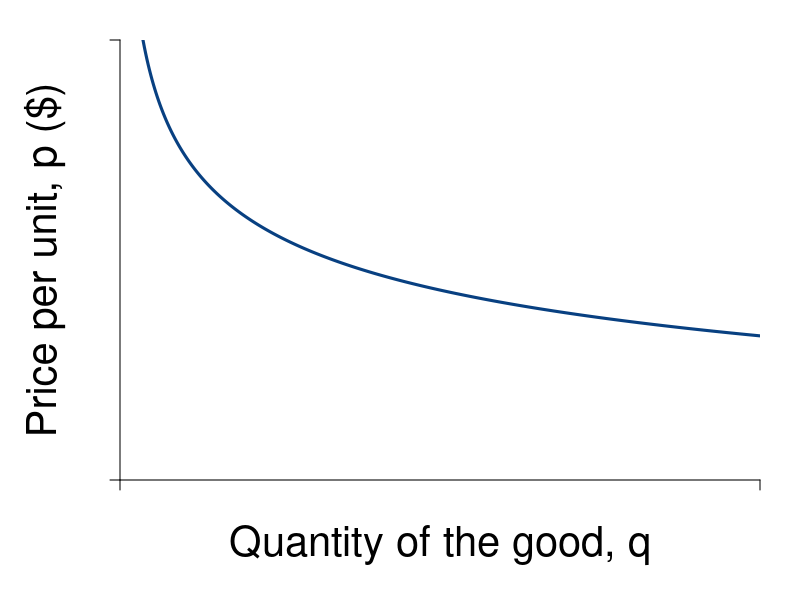

Source code (R):
#Graph Designer: Simon Halliday
#Authors: Bowles and Halliday
#Title: Coordination, Conflict and Competition: A Text in Microeconomics

require(shape)
#pdf(file = "firmmarketsupply/monopolist_profit_comparison.pdf", width = 9, height = 7)
png(file = "firmmarketsupply/demand_monop_comp_outlier.png", width = 6*120, height = 4.5*120)

#Set parameters for graphics
pointsize <- 1.8
axislabelsize <- 2.5
labelsize <- 1.5
namesize <- 1.8
annotatesize <- 1.5
graphlinewidth <- 3
segmentlinewidth <- 1.5

COL <- c("#7fc97f", "#beaed4", "#fdc086", "#ffff99", "#386cb0", "#f0027f", "#bf5b17", "#666666")
COLA <- c("#99d8c9","#66c2a4","#41ae76", "#238b45", "#005824")
COLB <- c("#4eb3d3", "#2b8cbe", "#0868ac","#084081")
CBCols <- c("#009E73","#0072B2","#E69F00","#CC79A7", "#F0E442","#D55E00")


par(mar =  c(6, 6, 2, 2))
xlims <- c(0, 3)
ylims <- c(2, 8)
xlims2 <- c(10, 0)
ylims2 <- c(15, 0)

elasticity1 <- function(x, A = 5, b = 1) {
  A*x^(1/b)
}

plot(0, 0, xlim = xlims, ylim = ylims, type = "n",
     xlab = "Quantity of the good, q",
     ylab = "Price per unit, p ($)", 
     xaxt = "n", 
     yaxt = "n", 
     cex.lab = axislabelsize, 
     bty = "n",
     xaxs="i", 
     yaxs="i")

ticksy <- c(ylims[1], ylims[2])
ylabels <- c(NA, NA)
ticksx <- c(xlims[1], xlims[2])
xlabels <- c(NA, NA)
axis(1, at = ticksx, pos = 2, labels = xlabels, cex.axis = labelsize)
axis(2, at = ticksy, pos = 0, labels = ylabels, las = 0, cex.axis = labelsize)

# axis.break(axis = 2, breakpos = 2.2, pos = 0,
#            bgcol = "white", breakcol = "black",
#            style = "slash", brw = 0.02)

npts <- 500 
npts2 <- 501

#Specify the sequences of points for graphing. 
xx1 <- seq(xlims[1], xlims[2], length.out = npts)
yy1 <- elasticity1(xx1, A = 5, b = -0.2)
xx2 <- seq(xlims[1], xlims[2], length.out = npts)
yy2 <- elasticity1(xx2, A = 5, b = -1.5)
xx3 <- seq(xlims[1], xlims[2], length.out = npts)
yy3 <- elasticity1(xx3, A = 5, b = -3.79)
xx4 <- seq(xlims[1], xlims[2], length.out = npts)
yy4 <- elasticity1(xx4, A = 5, b = -4.74)

#lines(xx1,yy1, col = COL[3], lwd = graphlinewidth)
#lines(xx2,yy2, col = COLB[2], lwd = graphlinewidth)
#lines(xx3,yy3, col = COLA[3], lwd = graphlinewidth)
lines(xx4,yy4, col = COLB[4], lwd = graphlinewidth)

#points(1, 5, pch = 16, col = "black", cex = 1.5)

# legend(1.15, 8, 
#        legend=c(expression(paste("Rice in Japan, ", abs(eta) == 0.2)), expression(paste("Fish, ", abs(eta) == 1.5)),expression(paste("Coca-cola, ", abs(eta) == 3.8)), expression(paste("Expensive alcoholic drinks, ", abs(eta) == 4.7))),
#        col=c(COL[3], COLB[2],COLA[3],COLB[4]), 
#        lty=1, cex=labelsize, xpd =TRUE)


dev.off()
